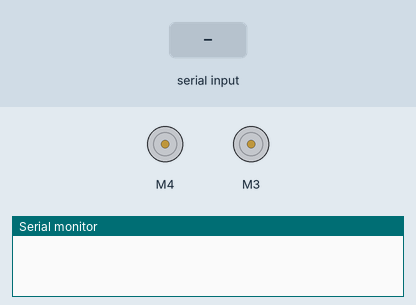
A sketch run on a simulated Arduino Uno, built with avr-gcc and run on an emulated ATmega328P. Parts: 2 × DC motor (green arrow = forward, orange = backward, longer = faster), the last lines printed to the serial monitor. Inputs (shaded band) come from the test bench.

Above: at 1.2 s.
1.3 s: "left" received over Serial
At 2.7 s:
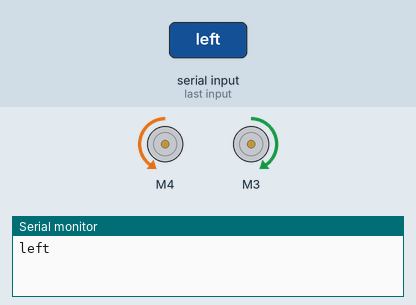
3.8 s: "right" received over Serial
At 5.9 s:
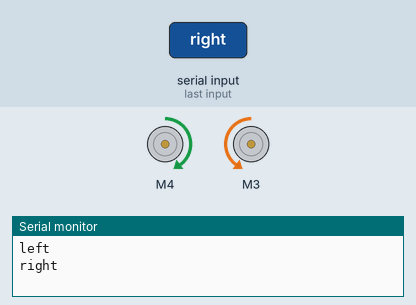
6.3 s: "forward" received over Serial
At 7.8 s:
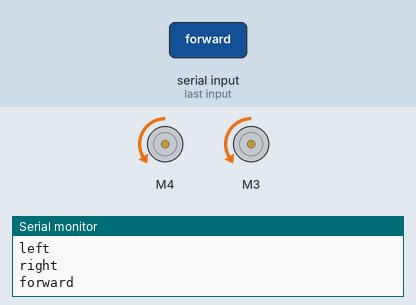
8.8 s: "backward" received over Serial
At 10.9 s:
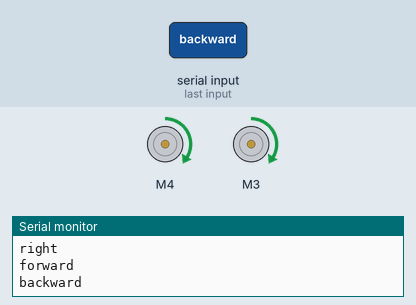
11.3 s: "turn left" received over Serial
At 12.8 s:
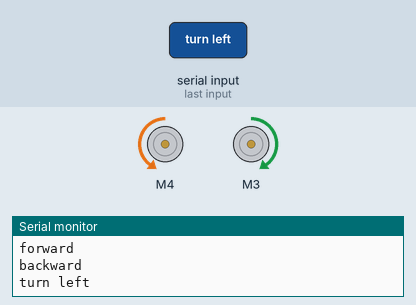
13.8 s: "turn right" received over Serial
At 15.8 s:
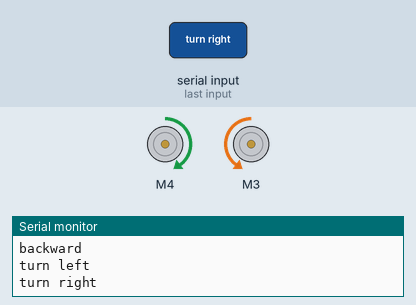
Timing chart, 0 to 17.3 s (numbered marks = the images above; inputs shaded):
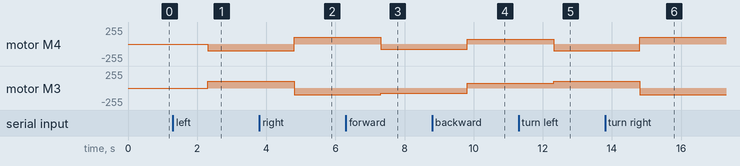

Measured:
- after the input at 1.3 s, motor M4: stopped → backward 100/255 after 1.0 s; motor M3: stopped → forward 100/255 after 1.0 s
- after the input at 3.8 s, motor M4: backward 100/255 → forward 100/255 after 1.0 s; motor M3: forward 100/255 → backward 100/255 after 1.0 s
- after the input at 6.3 s, motor M4: forward 100/255 → backward 75/255 after 1.0 s; motor M3: backward 100/255 → backward 75/255 after 1.0 s
- after the input at 8.8 s, motor M4, motor M3: backward 75/255 → forward 75/255 after 1.0 s
- after the input at 11.3 s, motor M4: forward 75/255 → backward 100/255 after 1.0 s; motor M3: forward 75/255 → forward 100/255 after 1.0 s
- after the input at 13.8 s, motor M4: backward 100/255 → forward 100/255 after 1.0 s; motor M3: forward 100/255 → backward 100/255 after 1.0 s

The sketch:

PoeIoT_MotorShield.ino
```cpp
// This is the IoT tutorial sort of modified to
// our system and to motors.

#include <Wire.h>
#include <Adafruit_MotorShield.h>
#include "utility/Adafruit_MS_PWMServoDriver.h"

// *****MOTOR CREATE******
Adafruit_MotorShield AFMS = Adafruit_MotorShield(); //creating the motor shield object

Adafruit_DCMotor *myMotorL = AFMS.getMotor(3); //creating the object for Motor 1
Adafruit_DCMotor *myMotorR = AFMS.getMotor(4); //creating the object for Motor 2

String voice; //The input from the serial is the speech, it's stored as a string
int dance_count = 0;
int ram_count = 0;

// ** Functions to Turn the Motors on and off ***
void LeftOn(){

   myMotorL->setSpeed(100);
   myMotorL->run(BACKWARD);
}
void RightOn(){

   myMotorR->setSpeed(100);
   myMotorR->run(BACKWARD);

}
void LeftBack(){
   myMotorL->setSpeed(100);
   myMotorL->run(FORWARD);
}
void RightBack(){
   myMotorR->setSpeed(100);
   myMotorR->run(FORWARD);
}
void Back(){
   myMotorR->setSpeed(75);
   myMotorL->setSpeed(75);
   myMotorL->run(FORWARD);
   myMotorR->run(FORWARD);
}
void BothOn(){
   myMotorL->setSpeed(75);
   myMotorR->setSpeed(75);
   myMotorL->run(BACKWARD);
   myMotorR->run(BACKWARD);
}
void BothOff(){
   myMotorL->setSpeed(0);
   myMotorR->setSpeed(0);
   myMotorL->run(FORWARD);
   myMotorR->run(FORWARD);
}
void RamOn(){
   myMotorL->setSpeed(255);
   myMotorR->setSpeed(255);
   myMotorL->run(BACKWARD);
   myMotorR->run(BACKWARD);
   delay(1500);
}

void setup() {
  Serial.begin(9600);
  //**Motor Setup**
  AFMS.begin(9600);

}

void loop() {
  while(Serial.available()) {
    delay(10);
    voice =Serial.readString();
  }
    if (voice.length() > 0) { //If there's something to read, do some functions
        Serial.println(voice);
        if (voice == "left" || voice =="turn left"){
          RightOn();
          LeftBack();
        }
        if (voice == "right" || voice =="turn right"){
          LeftOn();
          RightBack();
        }
        if (voice == "forward" || voice=="go"){
          BothOn();
        }
        if (voice == "backward" || voice == "back"){
          Back();
        }
        if (voice == "stop" || voice=="off" || voice=="all off"){
          BothOff();
        }
        if (voice == "dance"){
          if (dance_count < 200) {
            dance_count++;
            LeftOn();
            RightBack();
          }
          else if (dance_count < 400 && dance_count >= 200) {
            dance_count++;
            LeftBack();
            RightOn();
          }
          else if(dance_count >= 1000){
            dance_count = 0;
          }
        }
        if (voice == "Ram" || voice == "ram") {
          RamOn();
          BothOff();
        }
voice="";
    }

}
```
